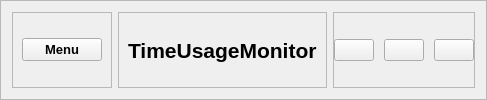
     <widget class="QFrame" name="header_frame">
      <property name="styleSheet">
       <string notr="true">:pressed {
	background-color: rgb(172, 226, 255)
}</string>
      </property>
      <property name="frameShape">
       <enum>QFrame::StyledPanel</enum>
      </property>
      <property name="frameShadow">
       <enum>QFrame::Raised</enum>
      </property>
      <layout class="QHBoxLayout" name="horizontalLayout">
       <item>
        <widget class="QFrame" name="header_left_fr">
         <property name="frameShape">
          <enum>QFrame::StyledPanel</enum>
         </property>
         <property name="frameShadow">
          <enum>QFrame::Raised</enum>
         </property>
         <layout class="QHBoxLayout" name="horizontalLayout_4">
          <item alignment="Qt::AlignLeft">
           <widget class="QPushButton" name="menu_btn">
            <property name="font">
             <font>
              <pointsize>10</pointsize>
              <weight>75</weight>
              <bold>true</bold>
             </font>
            </property>
            <property name="text">
             <string>Menu</string>
            </property>
            <property name="icon">
             <iconset resource="icons.qrc">
              <normaloff>:/icons/icons/menu.svg</normaloff>:/icons/icons/menu.svg</iconset>
            </property>
            <property name="iconSize">
             <size>
              <width>32</width>
              <height>32</height>
             </size>
            </property>
           </widget>
          </item>
         </layout>
        </widget>
       </item>
       <item>
        <widget class="QFrame" name="header_center_fr">
         <property name="sizePolicy">
          <sizepolicy hsizetype="MinimumExpanding" vsizetype="Preferred">
           <horstretch>0</horstretch>
           <verstretch>0</verstretch>
          </sizepolicy>
         </property>
         <property name="frameShape">
          <enum>QFrame::StyledPanel</enum>
         </property>
         <property name="frameShadow">
          <enum>QFrame::Raised</enum>
         </property>
         <layout class="QHBoxLayout" name="horizontalLayout_3">
          <item>
           <widget class="QLabel" name="main_title_lbl">
            <property name="sizePolicy">
             <sizepolicy hsizetype="Maximum" vsizetype="Preferred">
              <horstretch>0</horstretch>
              <verstretch>0</verstretch>
             </sizepolicy>
            </property>
            <property name="font">
             <font>
              <family>MS Shell Dlg 2</family>
              <pointsize>16</pointsize>
              <weight>75</weight>
              <italic>false</italic>
              <bold>true</bold>
             </font>
            </property>
            <property name="styleSheet">
             <string notr="true">font: bold 16pt &quot;MS Shell Dlg 2&quot;;</string>
            </property>
            <property name="text">
             <string>TimeUsageMonitor</string>
            </property>
           </widget>
          </item>
         </layout>
        </widget>
       </item>
       <item alignment="Qt::AlignRight">
        <widget class="QFrame" name="header_right_fr">
         <property name="styleSheet">
          <string notr="true"/>
         </property>
         <property name="frameShape">
          <enum>QFrame::StyledPanel</enum>
         </property>
         <property name="frameShadow">
          <enum>QFrame::Raised</enum>
         </property>
         <layout class="QHBoxLayout" name="horizontalLayout_2">
          <property name="spacing">
           <number>10</number>
          </property>
          <property name="leftMargin">
           <number>0</number>
          </property>
          <property name="topMargin">
           <number>0</number>
          </property>
          <property name="rightMargin">
           <number>0</number>
          </property>
          <property name="bottomMargin">
           <number>0</number>
          </property>
          <item>
           <widget class="QPushButton" name="minimize_button">
            <property name="styleSheet">
             <string notr="true">:hover {
	background-color: rgb(48, 158, 255)
}

:pressed {
	background-color: rgb(146, 188, 255)
}</string>
            </property>
            <property name="text">
             <string/>
            </property>
            <property name="icon">
             <iconset resource="icons.qrc">
              <normaloff>:/icons/icons/minus.svg</normaloff>:/icons/icons/minus.svg</iconset>
            </property>
            <property name="iconSize">
             <size>
              <width>32</width>
              <height>16</height>
             </size>
            </property>
           </widget>
          </item>
          <item>
           <widget class="QPushButton" name="resize_button">
            <property name="styleSheet">
             <string notr="true">:hover {
	background-color: rgb(48, 158, 255)
}

:pressed {
	background-color: rgb(146, 188, 255)
}</string>
            </property>
            <property name="text">
             <string/>
            </property>
            <property name="icon">
             <iconset resource="icons.qrc">
              <normaloff>:/icons/icons/maximize.svg</normaloff>
              <normalon>:/icons/icons/maximize.svg</normalon>:/icons/icons/maximize.svg</iconset>
            </property>
            <property name="iconSize">
             <size>
              <width>32</width>
              <height>16</height>
             </size>
            </property>
           </widget>
          </item>
          <item>
           <widget class="QPushButton" name="exit_button">
            <property name="styleSheet">
             <string notr="true">:hover {
	background-color: rgb(255, 28, 77)
}

:pressed {
	background-color: rgb(255, 179, 180);
}</string>
            </property>
            <property name="text">
             <string/>
            </property>
            <property name="icon">
             <iconset resource="icons.qrc">
              <normaloff>:/icons/icons/x.svg</normaloff>:/icons/icons/x.svg</iconset>
            </property>
            <property name="iconSize">
             <size>
              <width>32</width>
              <height>16</height>
             </size>
            </property>
           </widget>
          </item>
         </layout>
        </widget>
       </item>
      </layout>
     </widget>
